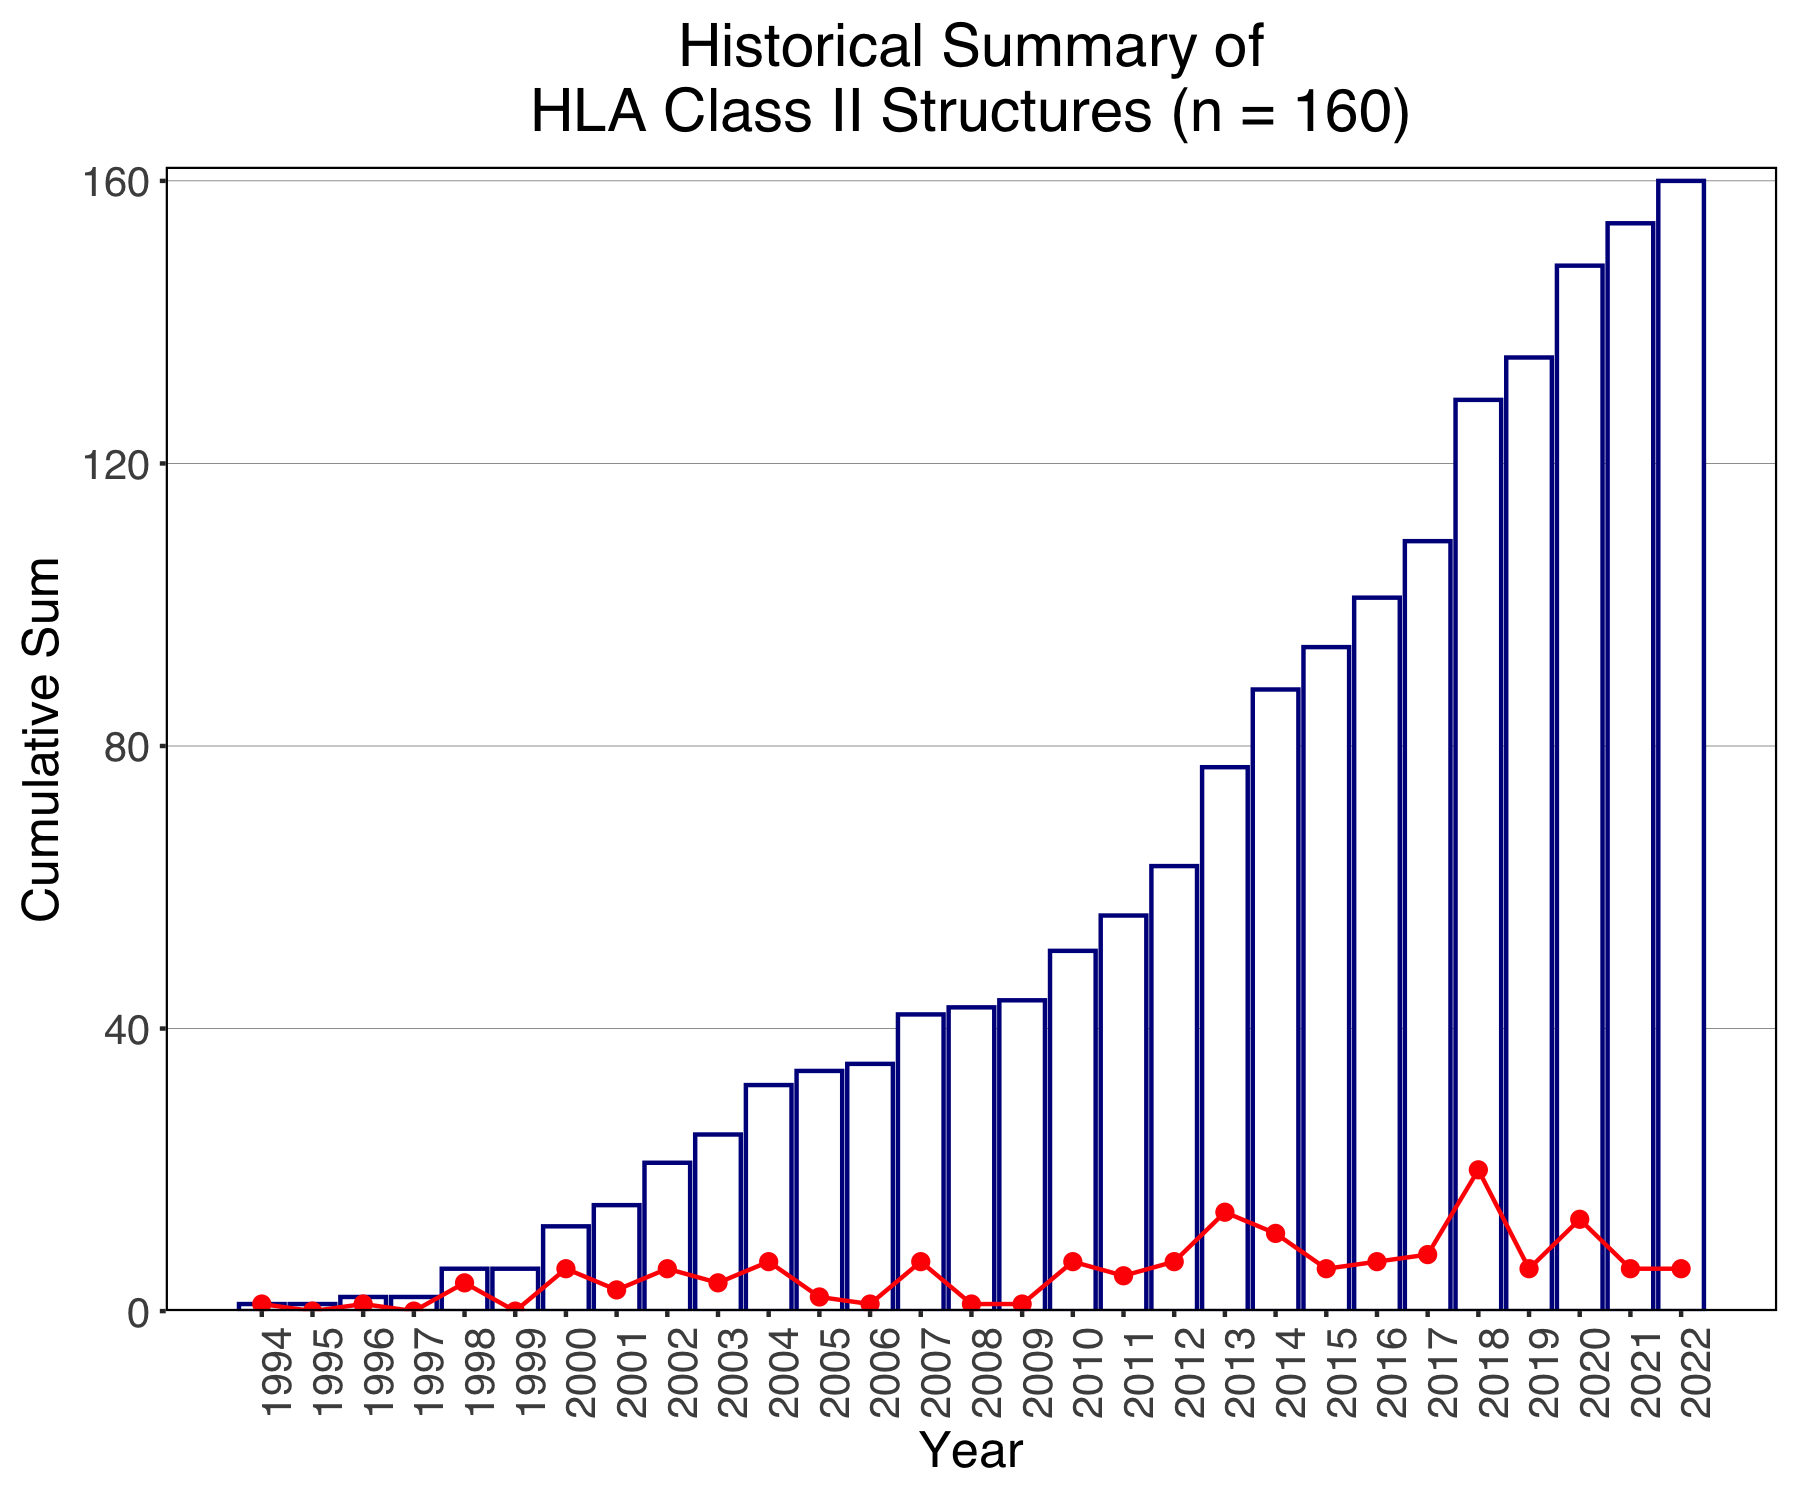

R code for this plot:
library(ggplot2)
library(gridExtra)

tag = "/Volumes/8TB_McShan_Drive/RosettaMHCII/database/Historical_Summary/historical_summary"

MIN_YEAR = 1994
MAX_YEAR = 2022
TOTAL_STRUC = 160

data = read.csv(paste0(tag, ".csv"))

plot_bottom <- ggplot(data, aes(x = year)) +
  geom_bar(aes(y = cumulative_sum), stat='identity', fill='white', color='darkblue') + 
  geom_line(aes(y = per_year), stat='identity', color='red') +
  geom_point(aes(y = per_year), stat='identity', color='red') +
  
  scale_x_continuous(limits = c(MIN_YEAR-1,MAX_YEAR+1), expand = c(0, 0)) +
  scale_y_continuous(limits = c(0,TOTAL_STRUC+2), expand = c(0, 0)) +
  
  xlab("Year") + 
  ylab("Cumulative Sum") + 
  ggtitle(paste0("Historical Summary of\nHLA Class II Structures (n = ", TOTAL_STRUC, ")")) +
  scale_x_continuous(labels = as.character(data$year), breaks = data$year) +
  
  theme (
    text=element_text(size=12,  family="Helvetica"),
    plot.title = element_text(hjust = 0.5),
    panel.background = element_rect(fill='white'),
    panel.grid.major.x = element_blank(),
    panel.grid.major.y = element_line(size=0.05,colour='black'),
    axis.text = element_text(size=10),
    axis.ticks.length=unit(0.05, "cm"),
    axis.title.x = element_text(size=12,  family="Helvetica"),
    axis.title.y = element_text(size=12,  family="Helvetica"),
    axis.text.x = element_text(angle=90),
    legend.title=element_blank(),
    legend.position = "none",
    panel.border = element_rect(colour = "black", fill=NA, size=0.5)) 

print("done")
plot_bottom
print(paste0(tag,".png"))
png("historical_summary.png", units="in", width=6, height=5, res = 300)
grid.arrange(plot_bottom)
dev.off()
